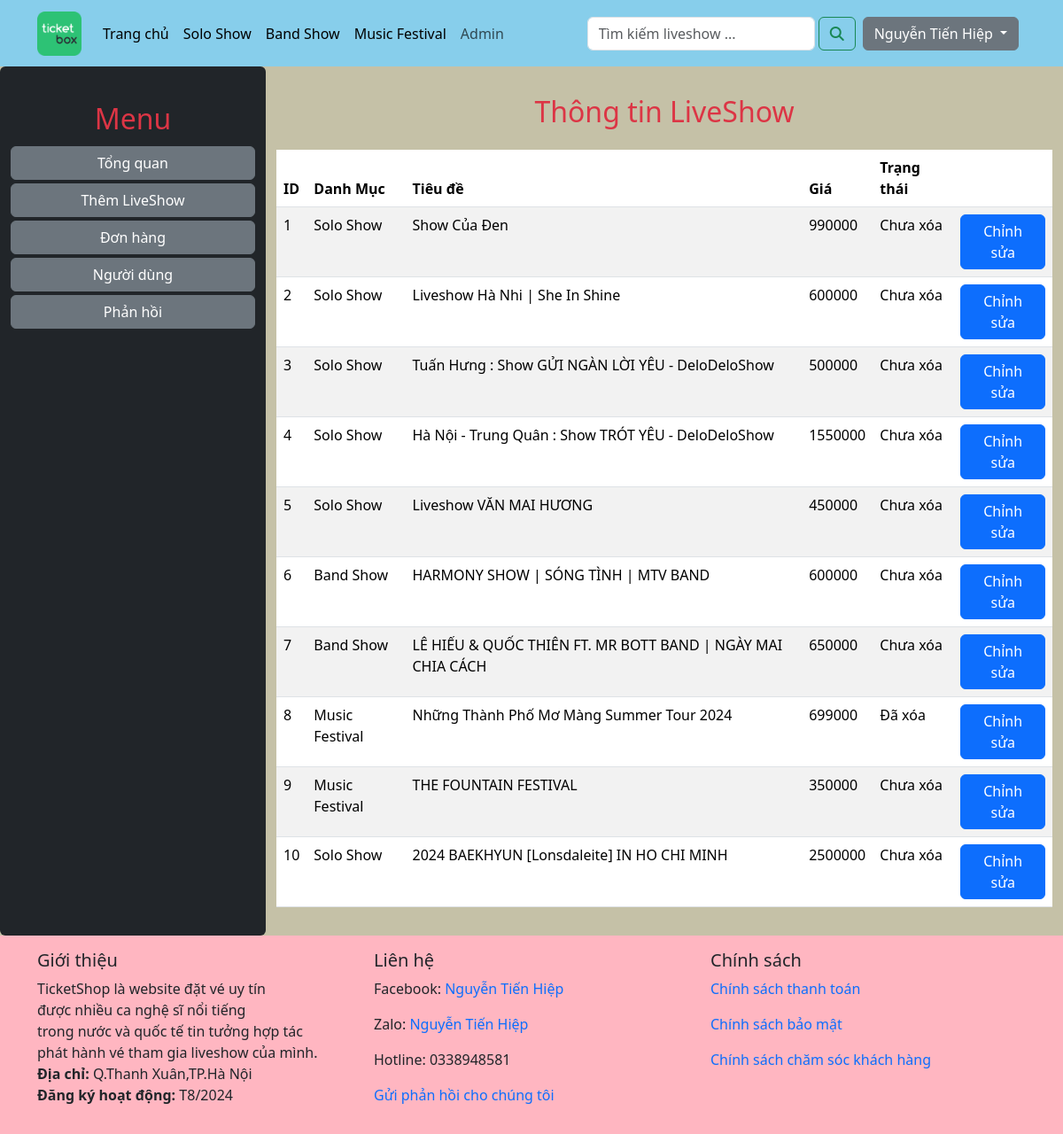
/pages/admin.php (signed in), run on the app's committed database.
### tables this page shows
CREATE TABLE `Products` (
  `id` int PRIMARY KEY AUTO_INCREMENT,
  `category_id` int,
  `title` varchar(350),
  `price` int,
  `thumbnail` varchar(500),
  `description` longtext,
  `locations` varchar(500),
  `even_date` datetime,
  `deleted` int
);

### pages/process/process_admin.php (called while the page is built, shortened)
<?php
if (isset($_SESSION['fullname']) && $_SESSION['fullname'] != '') {
    $fullname = $_SESSION['fullname'];
}
$connection = mysqli_connect(HOST, USERNAME, PASSWORD, DATABASE);
$sql = 'SELECT * FROM products;';
$result_products = mysqli_query($connection, $sql);
$products = array();
if (mysqli_num_rows($result_products) > 0) {
    while ($row = mysqli_fetch_assoc($result_products)) {
        if ($row['category_id'] == 1) {
            $category = 'Solo Show';
        } else if ($row['category_id'] == 2) {
            $category = 'Band Show';
        } else {
            $category = 'Music Festival';
        }
        if ($row['deleted'] == 1) {
            $deleted = 'Đã xóa';
        } else if ($row['deleted'] == 0) {
            $deleted = 'Chưa xóa';
        }
        $products[] = array(
            'id' => $row['id'],
            'category' => $category,
            'title' => $row['title'],
            'price' => $row['price'],
            'thumbnail' => $row['thumbnail'],
            'description' => $row['description'],
            'locations' => $row['locations'],
            'even_date' => $row['even_date'],
            'deleted' => $deleted
        );
    }
}
$show_change_liveshow = false;
$show_add_liveshow = false;
$show_order = false;
$show_user = false;
$show_feedback = false;

### pages/admin.php (the view, shortened to what this page needs)
<?php
require_once('./process/process_admin.php');
?>
<!DOCTYPE html>
<html lang="en">
<head>
    <link rel="stylesheet" href="https://cdnjs.cloudflare.com/ajax/libs/font-awesome/6.5.2/css/all.min.css">
    <link href="https://cdn.jsdelivr.net/npm/bootstrap@5.3.3/dist/css/bootstrap.min.css" rel="stylesheet">
    <link rel="stylesheet" href="./css/general.css">
</head>
<body>
    <header class="navbar navbar-expand-lg">
        <div class="container d-flex justify-content-center align-items-center">
            <a class="navbar-brand" href="http://localhost/TicketShop/">
                <img src="../img/logo.png" alt="Logo" height="50px">
            </a>
            <div class="collapse navbar-collapse" id="navbarNav">
                <ul class="navbar-nav me-auto">
                    <li class="nav-item">
                        <a class="nav-link active text-nav" aria-current="page" href="http://localhost/TicketShop/">Trang chủ</a>
                    </li>
                    <li class="nav-item">
                        <div class="nav-link text-nav" type="submit" onclick="SentValueToSearchPage('Solo Show')">Solo Show</div>
                    </li>
                    <li class="nav-item">
                        <div class="nav-link text-nav" type="submit" onclick="SentValueToSearchPage('Band Show')">Band Show</div>
                    </li>
                    <li class="nav-item">
                        <div class="nav-link text-nav" type="submit" onclick="SentValueToSearchPage('Music Festival')">Music Festival</div>
                    </li>
                    <li class="nav-item">
                        <a class="nav-link" href="./admin.php">Admin</a>
                    </li>
                </ul>
                <form class="d-flex search_form" action="./search.php" method="post">
                    <input class="form-control me-1" type="search" name="search_content" placeholder="Tìm kiếm liveshow ..." required>
                    <button class="btn btn-outline-success" type="submit" name="SearchProducts">
                        <i class="fa-solid fa-magnifying-glass"></i>
                    </button>
                </form>
                <div class="dropdown px-2">
                    <button class="btn btn-secondary dropdown-toggle" type="button" id="dropdownMenuButton" data-bs-toggle="dropdown" aria-expanded="false">
                        <?php echo $fullname; ?>
                    </button>
                </div>
            </div>
        </div>
    </header>
    <div class="container-fluid main">
        <div class="row" style="background-color: var(--abc-color);">
            <div class="col-3 rounded bg-dark py-3">
                <h2 class="text-center text-danger pt-4">Menu </h2>
                <form action="admin.php" method="post">
                    <button type="submit" class="btn btn-secondary mt-1 h-75 w-100" style="height: 50px" name="general">Tổng quan
                    </button>
                    <button type="submit" class="btn btn-secondary mt-1 h-75 w-100" style="height: 50px" name="add_liveshow">Thêm LiveShow
                    </button>
                    <button type="submit" class="btn btn-secondary mt-1 h-75 w-100" style="height: 50px" name="order">Đơn hàng
                    </button>
                    <button type="submit" class="btn btn-secondary mt-1 h-75 w-100" style="height: 50px" name="account">Người dùng
                    </button>
                    <button type="submit" class="btn btn-secondary mt-1 h-75 w-100" style="height: 50px" name="feedback">Phản hồi
                    </button>
                </form>
            </div>
            <div class="col-9 py-3">
                <?php if ($show_change_liveshow == true) : ?>
                    <h2 class="text-center text-danger py-3">Thay đổi thông tin LiveShow</h2>
                    <div class="d-flex justify-content-center align-items-center">
                        <div class="container w-50">
                            <form method="POST" action="admin.php">
                                <div class="mb-3">
                                    <label class="form-label">ID</label>
                                    <input type="text" class="form-control" id="ID_change" value="<?php echo $product_change['id']; ?>" name="ID_change" readonly>
                                </div>
                                <div class="mb-3">
                                    <label class="form-label">Danh mục(1-Solo Show 2-Band Show 3-Festival)</label>
                                    <input type="text" class="form-control" id="category_change" name="category_change" value="<?php echo $product_change['category']; ?>" required>
                                </div>
                                <div class="mb-3">
                                    <label class="form-label">Tiêu đề</label>
                                    <input type="text" class="form-control" id="title_change" name="title_change" value="<?php echo $product_change['title']; ?>" required>
                                </div>
                                <div class="mb-3">
                                    <label class="form-label">Giá thay đổi</label>
                                    <input type="text" class="form-control" id="price_change" name="price_change" value="<?php echo $product_change['price']; ?>" required>
                                </div>
                                <div class="mb-3">
                                    <label class="form-label">Đường dẫn hình ảnh</label>
                                    <input type="text" class="form-control" id="thumbnail_change" name="thumbnail_change" value="<?php echo $product_change['thumbnail']; ?>" required>
                                </div>
                                <div class="mb-3">
                                    <label class="form-label">Miêu tả</label>
                                    <input type="text" class="form-control" id="description_change" name="description_change" value="<?php echo $product_change['description']; ?>" required>
                                </div>
                                <div class="mb-3">
                                    <label class="form-label">Địa điểm</label>
                                    <input type="text" class="form-control" id="locations_change" name="locations_change" value="<?php echo $product_change['locations']; ?>" required>
                                </div>
                                <div class="mb-3">
                                    <label class="form-label">Ngày diễn ra</label>
                                    <input type="date" class="form-control" id="even_date_change" name="even_date_change" value="<?php echo $product_change['even_date']; ?>" required>
                                </div>
                                <div class="mb-3">
                                    <label class="form-label">Trạng thái(1-Đã hết vé 0-Chưa hết vé)</label>
                                    <input type="text" class="form-control" id="deleted_change" name="deleted_change" value="<?php echo $product_change['deleted']; ?>" required>
                                </div>
                                <div class="d-flex justify-content-center align-items-center">
                                    <button type="submit" class="btn btn-primary my-2" name="chane_detail_liveshow">Xác nhận thay đổi</button>
                                </div>
                            </form>
                        </div>
                    </div>
                <?php else : ?>
                    <h2 class="text-center text-danger py-3">Thông tin LiveShow</h2>
                    <table class="table table-striped">
                        <thead>
                            <tr>
                                <th scope="col">ID</th>
                                <th scope="col">Danh Mục</th>
                                <th scope="col">Tiêu đề</th>
                                <th scope="col">Giá</th>
                                <th scope="col">Trạng thái</th>
                                <th scope="col"></th>
                            </tr>
                        </thead>
                        <tbody>
                            <?php foreach ($products as $row) : ?>
                                <tr>
                                    <td>
                                        <?php echo $row['id'] ?>
                                    </td>
                                    <td>
                                        <?php echo $row['category'] ?>
                                    </td>
                                    <td>
                                        <?php echo $row['title'] ?>
                                    </td>
                                    <td>
                                        <?php echo $row['price'] ?>
                                    </td>
                                    <td>
                                        <?php echo $row['deleted'] ?>
                                    </td>
                                    <td>
                                        <form action="./admin.php" method="post">
                                            <button type="submit" class="btn btn-primary" name="change_liveshow">Chỉnh sửa</button>
                                        </form>
                                    </td>
                                </tr>
                            <?php endforeach; ?>
                        </tbody>
                    </table>
                <?php endif; ?>
            </div>
        </div>
    </div>
    <footer>
        <div class="container py-3">
            <div class="row">
                <div class="col">
                    <h5>Giới thiệu</h5>
                    <p>TicketShop là website đặt vé uy tín<br>
                        được nhiều ca nghệ sĩ nổi tiếng<br>
                        trong nước và quốc tế tin tưởng hợp tác<br>
                        phát hành vé tham gia liveshow của mình.<br>
                        <strong>Địa chỉ:</strong> Q.Thanh Xuân,TP.Hà Nội<br>
                        <strong>Đăng ký hoạt động:</strong> T8/2024
                    </p>
                </div>
                <div class="col">
                    <h5>Liên hệ</h5>
                    <p>Facebook: <a href="#">Nguyễn Tiến Hiệp</a></p>
                    <p>Zalo: <a href="#">Nguyễn Tiến Hiệp</a></p>
                    <p>Hotline: 0338948581</p>
                    <a href="./feedback.php" class="feedback">Gửi phản hồi cho chúng tôi</a>
                </div>
                <div class="col">
                    <h5>Chính sách</h5>
                    <p><a href="#">Chính sách thanh toán</a></p>
                    <p><a href="#">Chính sách bảo mật</a></p>
                    <p><a href="#">Chính sách chăm sóc khách hàng</a></p>
                </div>
            </div>
        </div>
    </footer>
</body>
</html>

### pages/css/general.css (style rules this page uses)
:root { --white-color: #ffffff; --black-color: #000; --ground-color: #FFB6C1; --background-main-color: aliceblue; --main-color: #87CEEB; --note-color: #FF6347; --abc-color: #c5c1a7; }
a { text-decoration: none; }
.navbar { background-color: var(--main-color); position: fixed; top: 0; left: 0; width: 100%; height: 75px; z-index: 1000; }
.text-nav { color: black; }
.search_form { height: 60%; }
.main { margin-top: 75px; width: 100%; height: auto; }
footer { background-color: var(--ground-color); }

### data on the page
products: id "1", category "Solo Show", title "Show Của Đen", price "990000", deleted "Chưa xóa"
products: id "2", category "Solo Show", title "Liveshow Hà Nhi | She In Shine", price "600000", deleted "Chưa xóa"
products: id "3", category "Solo Show", title "Tuấn Hưng : Show GỬI NGÀN LỜI YÊU - DeloDeloShow", price "500000", deleted "Chưa xóa"
products: id "4", category "Solo Show", title "Hà Nội - Trung Quân : Show TRÓT YÊU - DeloDeloShow", price "1550000", deleted "Chưa xóa"
products: id "5", category "Solo Show", title "Liveshow VĂN MAI HƯƠNG", price "450000", deleted "Chưa xóa"
products: id "6", category "Band Show", title "HARMONY SHOW | SÓNG TÌNH | MTV BAND", price "600000", deleted "Chưa xóa"
products: id "7", category "Band Show", title "LÊ HIẾU & QUỐC THIÊN FT. MR BOTT BAND | NGÀY MAI CHIA CÁCH", price "650000", deleted "Chưa xóa"
products: id "8", category "Music Festival", title "Những Thành Phố Mơ Màng Summer Tour 2024", price "699000", deleted "Đã xóa"
products: id "9", category "Music Festival", title "THE FOUNTAIN FESTIVAL", price "350000", deleted "Chưa xóa"
products: id "10", category "Solo Show", title "2024 BAEKHYUN [Lonsdaleite] IN HO CHI MINH", price "2500000", deleted "Chưa xóa"

### other printed values
$fullname "Nguyễn Tiến Hiệp"
